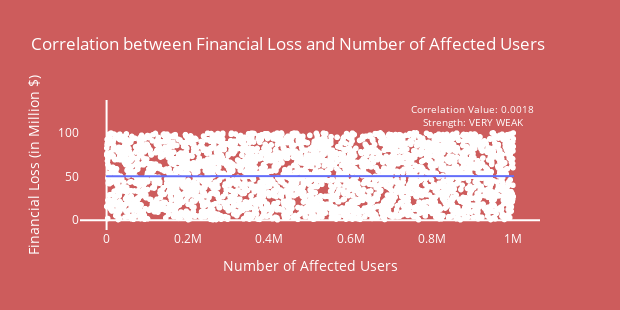

The cell this chart's notebook holds for it:
### Code cell
# SCATTER PLOT SHOWIGN THE CORRELATION BETWEEN FINANCIAL LOSS AND NUMBER OF AFFECTED USERS
fig_corr = px.scatter(df, x='Number of Affected Users', y='Financial Loss (in Million $)', trendline='ols', 
                 title='Correlation between Financial Loss and Number of Affected Users', height=310, width=620)

fig_corr.update_traces(selector=dict(mode='markers'), marker=dict(color='white'))

fig_corr.add_annotation(
    x=df['Number of Affected Users'].max() -100000,  # Position on the max X value
    y=df['Financial Loss (in Million $)'].max() +20,  # Position on the max Y value
    text=f"Correlation Value: {correlation:.4f}<br>Strength: VERY WEAK",  # Display correlation value
    showarrow=False,
    font=dict(size=10, color="white")
)


fig_corr.update_layout(plot_bgcolor='IndianRed', paper_bgcolor='IndianRed', 
                       yaxis=dict(title=dict(text='Financial Loss (in Million $)'), showgrid=False),
                       xaxis=dict(showgrid=False),
                       font=dict(color='white'))

# Show the plot
fig_corr.show()

fig_corr.write_image('fig_corr.png')

### Figure 1 — Plotly figure (JSON) as saved in the notebook; plotly's stock layout.template omitted (floating-point values rounded to 4 significant figures; data arrays with more than 128 entries replaced by an {"elided": "..."} marker saying what was removed)
{"data": [{"hovertemplate": "Number of Affected Users=%{x}<br>Financial Loss (in Million $)=%{y}<extra></extra>", "legendgroup": "", "marker": {"color": "white", "symbol": "circle"}, "mode": "markers", "name": "", "showlegend": false, "type": "scattergl", "x": {"elided": "3000 int values"}, "xaxis": "x", "y": {"elided": "3000 float values"}, "yaxis": "y"}, {"hovertemplate": "<b>OLS trendline</b><br>Financial Loss (in Million $) = 1.77423e-07 * Number of Affected Users + 50.4034<br>R<sup>2</sup>=0.000003<br><br>Number of Affected Users=%{x}<br>Financial Loss (in Million $)=%{y} <b>(trend)</b><extra></extra>", "legendgroup": "", "marker": {"color": "#636efa", "symbol": "circle"}, "mode": "lines", "name": "", "showlegend": false, "type": "scattergl", "x": {"elided": "3000 int values"}, "xaxis": "x", "y": {"elided": "3000 float values"}, "yaxis": "y"}], "layout": {"annotations": [{"font": {"color": "white", "size": 10}, "showarrow": false, "text": "Correlation Value: 0.0018<br>Strength: VERY WEAK", "x": 899635, "y": 120.0}], "font": {"color": "white"}, "height": 310, "legend": {"tracegroupgap": 0}, "paper_bgcolor": "IndianRed", "plot_bgcolor": "IndianRed", "title": {"text": "Correlation between Financial Loss and Number of Affected Users"}, "width": 620, "xaxis": {"anchor": "y", "autorange": true, "domain": [0, 1], "range": [-65330.0, 1065000.0], "showgrid": false, "title": {"text": "Number of Affected Users"}, "type": "linear"}, "yaxis": {"anchor": "x", "autorange": true, "domain": [0, 1], "range": [-11.14, 136.5], "showgrid": false, "title": {"text": "Financial Loss (in Million $)"}, "type": "linear"}}}
